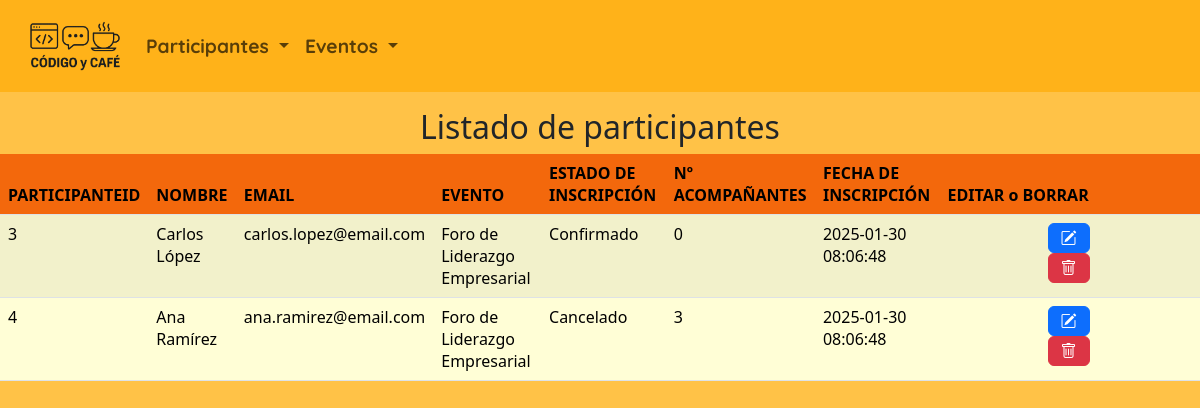
Page /listado_participantes.php?lstEventoP=2 on the committed database.
### tables this page shows
CREATE TABLE `participantes` (
  `participante_id` int NOT NULL,
  `participante_nombre` varchar(255) NOT NULL,
  `participante_email` varchar(255) NOT NULL,
  `evento_id` int NOT NULL,
  `inscripcion_estado` enum('Pendiente','Confirmado','Cancelado') DEFAULT 'Pendiente',
  `numero_acompanantes` int DEFAULT '0',
  `inscripcion_fecha` timestamp NULL DEFAULT CURRENT_TIMESTAMP
);

CREATE TABLE `eventos` (
  `evento_id` int NOT NULL,
  `evento_nombre` varchar(255) NOT NULL,
  `evento_descripcion` text,
  `evento_imagen` varchar(255) DEFAULT NULL,
  `evento_fecha` datetime NOT NULL,
  `evento_localizacion` varchar(255) NOT NULL,
  `evento_organizador` varchar(255) DEFAULT NULL
);

### listado_participantes.php (the view, shortened to what this page needs)
<?php
$conexion = obtenerConexion();
if (isset($_GET['lstEventoP'])) {
    $eventoid = $_GET['lstEventoP'];
    $sql = "SELECT p.*, e.evento_nombre AS evento FROM participantes p, eventos e
    WHERE p.evento_id = e.evento_id AND p.evento_id = $eventoid ORDER BY p.participante_id ASC;";
} else {
    $sql = "SELECT p.*, e.evento_nombre AS evento FROM participantes p, eventos e
    WHERE p.evento_id = e.evento_id ORDER BY p.participante_id ASC;";
}
$resultado = mysqli_query($conexion, $sql);
$mensaje = "<h2 class='text-center'>Listado de participantes</h2>";
$mensaje .= "<table class='table table-striped'>";
$mensaje .= "<thead><tr><th>PARTICIPANTEID</th><th>NOMBRE</th><th>EMAIL</th><th>EVENTO</th><th>ESTADO DE INSCRIPCIÓN</th><th>Nº ACOMPAÑANTES</th><th>FECHA DE INSCRIPCIÓN</th><th>EDITAR o BORRAR</th></tr></thead>";
$mensaje .= "<tbody>";
while ($fila = mysqli_fetch_assoc($resultado)) {
    $mensaje .= "<tr><td>" . $fila['participante_id'] . "</td>";
    $mensaje .= "<td>" . $fila['participante_nombre'] . "</td>";
    $mensaje .= "<td>" . $fila['participante_email'] . "</td>";
    $mensaje .= "<td>" . $fila['evento'] . "</td>";
    $mensaje .= "<td>" . $fila['inscripcion_estado'] . "</td>";
    $mensaje .= "<td>" . $fila['numero_acompanantes'] . "</td>";
    $mensaje .= "<td>" . $fila['inscripcion_fecha'] . "</td>";
    $mensaje .= "<td><form class='d-inline me-1' action='editar_participante.php' method='post'>";
    $mensaje .= "<input type='hidden' name='participante' value='" . htmlspecialchars(json_encode($fila),ENT_QUOTES) . "' />";
    $mensaje .= "<button name='Editar' class='btn btn-primary'><i class='bi bi-pencil-square'></i></button></form>";
    $mensaje .= "<form class='d-inline' action='proceso_borrar_participante.php' method='post'>";
    $mensaje .= "<input type='hidden' name='idparticipante' value='" . $fila['participante_id']  . "' />";
    $mensaje .= "<button name='Borrar' class='btn btn-danger'><i class='bi bi-trash'></i></button></form>";
    $mensaje .= "</td></tr>";
}
$mensaje .= "</tbody></table>";
echo $mensaje;
?>

### rows in the picture
participantes: participante_id "3", participante_nombre "Carlos López", participante_email "carlos.lopez@email.com", evento.evento_nombre "Foro de Liderazgo Empresarial", inscripcion_estado "Confirmado", numero_acompanantes "0", inscripcion_fecha "2025-01-30 08:06:48"
participantes: participante_id "4", participante_nombre "Ana Ramírez", participante_email "ana.ramirez@email.com", evento.evento_nombre "Foro de Liderazgo Empresarial", inscripcion_estado "Cancelado", numero_acompanantes "3", inscripcion_fecha "2025-01-30 08:06:48"
